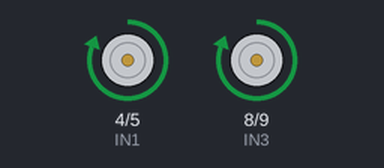
This sketch was run on a simulated Arduino Uno, built with avr-gcc and run on an emulated ATmega328P. On the bench: motor-driver pin pairs drawn as motors (green arrow = first pin HIGH = forward, orange = second pin HIGH = backward, longer = more drive).

Above: at 0.5 s.
Timing chart, 0 to 4.6 s (numbered marks = the images above):
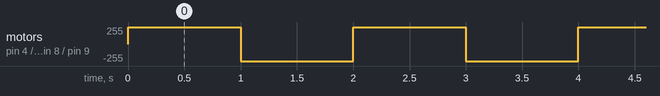

The sketch:

dos_motores_con_bateria_y_puente.ino
```cpp
int IN1=4;
int IN2=5;
int IN3=8;
int IN4=9;

void setup (){
  Serial.begin(9600);
  pinMode(IN1,OUTPUT);
  pinMode(IN2,OUTPUT);
  pinMode(IN3,OUTPUT);
  pinMode(IN4,OUTPUT);
}

int horario (int m, int n){
  digitalWrite(m,HIGH);
  digitalWrite(n,LOW);
}

int antihorario (int m, int n){
  digitalWrite(m,LOW);
  digitalWrite(n,HIGH);
}

void loop (){
  horario(IN1,IN2); //movimiento en sentido horario del motor 1
  horario(IN3,IN4); //movimiento en sentido horario del motor 2
  delay(1000);
  antihorario(IN1,IN2); //movimiento en sentido antihorario del motor 1
  antihorario(IN3,IN4); //movimiento en sentido antihorario del motor 2
  delay(1000);
}
```

0-prender-un-led.cpp
```cpp
// Declarar la variable led como integer y asignar valor
int led = 13;

void setup()
{
  pinMode(led, OUTPUT);
}

void loop()
{
  // Prender led
  digitalWrite(led, HIGH);

  // Esperar 1 segundo
  delay(1000);

  // Apagar led
  digitalWrite(led, LOW);

  // Esperar 1 segundo
  delay(1000);
}
```

Measured:
- by itself, motor on pin 4 (IN1) / pin 5 (IN2), motor on pin 8 (IN3) / pin 9 (IN4): alternates forward 255/255 for 1.0 s and backward 255/255 for 1.0 s
